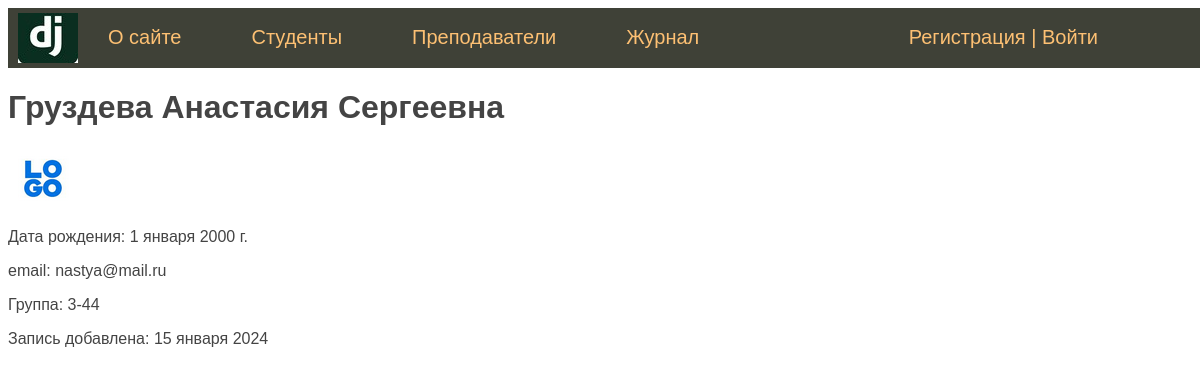
Screenshot of /student/1/ with the database file from the repository.
### students/models.py (models this page shows, shortened)
class Student(models.Model):
    first_name = models.CharField(verbose_name='Имя', max_length=50)
    last_name = models.CharField(verbose_name='Фамилия', max_length=50)
    middle_name = models.CharField(verbose_name='Отчество', max_length=50)
    email = models.EmailField(verbose_name='e-mail', blank=True)
    birth_date = models.DateField(verbose_name='Дата рождения', default=date(2000, 1, 1))
    created_at = models.DateTimeField(verbose_name='Дата создания', auto_now_add=True)
    updated_at = models.DateTimeField(verbose_name='Дата изменения', auto_now=True)
    is_study = models.BooleanField(verbose_name='Учится', default=True)
    photo = models.ImageField(verbose_name='Фото', upload_to="photos/%Y/%m/%d")
    group = models.ForeignKey('Group', on_delete=models.CASCADE, verbose_name='Группа', related_name='get_students')
    slug = models.SlugField(verbose_name='URL', max_length=255, unique=True, db_index=True)
    objects = models.Manager()
    class Meta:
        verbose_name = 'Студент'
        verbose_name_plural = 'Студенты'
        ordering = ['last_name', 'first_name']

class Group(models.Model):
    name = models.CharField(verbose_name='Группа', max_length=5)
    course = models.CharField(verbose_name='Курс', max_length=2)
    enrollment_year = models.IntegerField(verbose_name='Год зачисления')
    objects = models.Manager()
    def __str__(self):
        return f'{self.course}-{self.name}'
    class Meta:
        verbose_name = 'Группа'
        verbose_name_plural = 'Группы'

### students/views.py (the view)
# urls.py: path('student/<slug:stud_slug>/', ShowStudent.as_view(), name='student'),
class ShowStudent(DataMixin, DetailView):
    model = Student
    template_name = 'students/student.html'
    slug_url_kwarg = 'stud_slug'
    context_object_name = 'st'
    def get_context_data(self, *, object_list=None, **kwargs):
        context = super().get_context_data(**kwargs)
        auth = self.request.user.is_authenticated
        c_def = self.get_user_context(title='Главная страница', auth=auth)
        return {**context, **c_def}

### students/utils.py (called while the page is built)
    def get_user_context(self, **kwargs):
        context = kwargs
        context['menu'] = menu
        return context

### students/templates/students/student.html (shortened to what this page needs)
{% extends 'students/base.html' %}
{% block content %}
<h1>{{ st.last_name }} {{ st.first_name }} {{ st.middle_name }}</h1>
{% if st.photo %}
    <p><img src="{{ st.photo.url }}" alt="Student photo"></p>
{% endif %}
<p>Дата рождения: {{ st.birth_date }}</p>
<p>email: {{ st.email }}</p>
<p>Группа: {{ st.group }}</p>
<p>Запись добавлена: {{ st.created_at | date:"d E Y" }}</p>
<br>
{% endblock %}

### students/static/students/css/styles.css (style rules this page uses)
body { font-family: 'Arial'; padding: 0; height: 100%; width: 100%; color: #444; }

### rows the page displays
Student: last_name "Груздева", first_name "Анастасия", middle_name "Сергеевна", photo (picture), birth_date "1 января 2000 г.", email "nastya@mail.ru", group "3-44", created_at "15 января 2024"

### other values shown
{{ m.title }} "О сайте" "Студенты" "Преподаватели" "Журнал"
